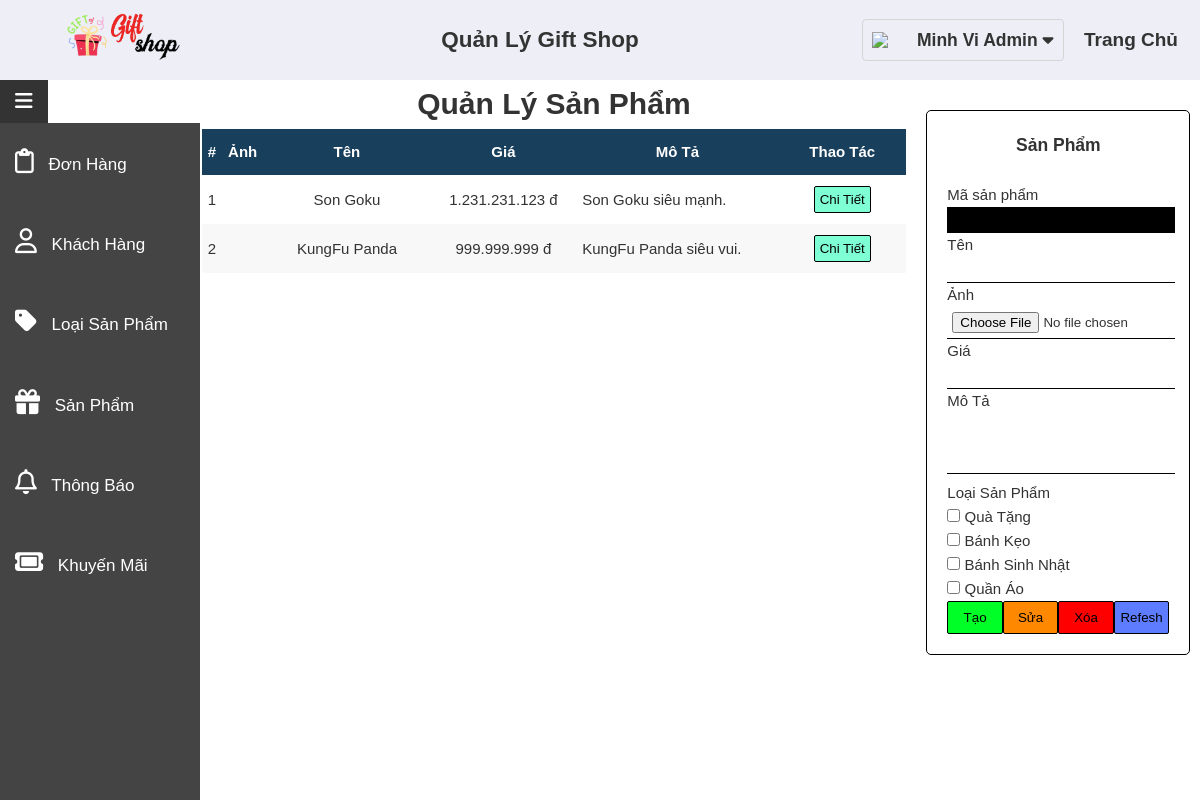
The page /Admin/index.php?ctrl=SanPham (signed in) on the database its author committed.
### tables this page shows
CREATE TABLE `sanpham` (
  `MaSP` varchar(255) NOT NULL,
  `TenSP` varchar(255) NOT NULL,
  `AnhSP` varchar(255) NOT NULL,
  `MoTaSP` varchar(255) NOT NULL,
  `TrangThaiSP` enum('Bình Thường','Vô Hiệu Hóa') NOT NULL DEFAULT 'Bình Thường',
  `GiaSP` bigint(11) NOT NULL
);

CREATE TABLE `loaisanpham` (
  `MaLoaiSP` varchar(255) NOT NULL,
  `TenLoaiSP` varchar(255) NOT NULL,
  `MoTaLoaiSP` varchar(255) NOT NULL,
  `TrangThaiLoaiSP` enum('Bình Thường','Vô Hiệu Hóa') NOT NULL DEFAULT 'Bình Thường'
);

### Lib/Database.php (called while the page is built, shortened)
<?php
class Database {
      private $localhost = "localhost";
      private $username = "root";
      private $password = "";
      private $database = "giftshop";
      private $conn;
      public function __construct()
      {
            $this->conn = $this->connectDB();
      }
      private function connectDB()
      {
            $conn = mysqli_connect($this->localhost, $this->username, $this->password, $this->database);
            return $conn;
      }
      public function select($query)
      {
            $result = mysqli_query($this->conn, $query);
            if ($result) {
                  $data = mysqli_fetch_all($result, MYSQLI_ASSOC);
                  return $data;
            } else {
                  die(mysqli_error($this->conn));
            }
      }
}

### Admin/Model/SanPhamModel.php (called while the page is built, shortened)
<?php
require_once (__DIR__ . "/../../Lib/Database.php");
class SanPhamModel {
      private $db;
      public function __construct() {
            $this->db = new Database();
      }
      public function getAll() {
            $getAllQuery = "SELECT * from `sanpham` WHERE trangthaisp = 'Bình Thường';";
            $result = $this->db->select($getAllQuery);
            if(count($result) > 0){
                  return $result;
            }
            return null;
      }
      public function getAllLoaiSP() {
            $getAllLoaiSPQuery = "SELECT * from `loaisanpham` WHERE trangthailoaisp = 'Bình Thường';";
            $result = $this->db->select($getAllLoaiSPQuery);
            if(count($result) > 0){
                  return $result;
            }
            return null;
      }
}

### Admin/View/SanPhamView.php (the view)
<div id="SanPham-wrapper">
      <div id="danhSachSanPham-container">
            <center><h1>Quản Lý Sản Phẩm</h1></center>
            <center><table id="SanPham-table">
                  <thead>
                  <tr>
                        <th>#</th>
                        <th>Ảnh</th>
                        <th>Tên</th>
                        <th>Giá</th>
                        <th>Mô Tả</th>
                        <th>Thao Tác</th>
                  </tr>
                  </thead>
                  <tbody>
                        <?php
                              if($listSanPham!=null) {
                                    $i = 1;
                                    foreach($listSanPham as $sanPham) {
                                          echo "<tr>";
                                          echo "<td class='SanPham-stt'>$i</td>";
                                          echo "<td class='SanPham-anh'><img src='".$sanPham["AnhSP"]."' alt=''></td>";
                                          echo "<td class='SanPham-ten'>$sanPham[TenSP]</td>";
                                          echo "<td class='SanPham-gia'>".number_format($sanPham['GiaSP'], 0, ',', '.')." đ</td>";
                                          echo "<td class='SanPham-mota'>$sanPham[MoTaSP]</td>";
                                          echo "
                                          <td class='SanPham-thaotac'>
                                                <button class='SanPham-chitiet' onclick='chiTietSP(\"$sanPham[MaSP]\", \"$sanPham[TenSP]\", \"$sanPham[AnhSP]\", \"$sanPham[GiaSP]\",\"$sanPham[MoTaSP]\")'>Chi Tiết</button>
                                          </td>";
                                          echo "</tr>";
                                          $i++;
                                    }
                              }
                        ?>
                  </tbody>
            </table></center>
      </div>
      <form id="thongTinSanPham-container"  enctype='multipart/form-data'>
            <h3>Sản Phẩm</h3>
            <div>
            <center><img src="" alt="" id="addSP-showAnh"></center>
            <div>
                  <label class="addSP-label" for="addSP-ma">Mã sản phẩm</label><br>
                  <input class="addSP-input" type="text" name="addSP-ma" id="addSP-ma" disabled style="pointer-events: none; background-color:black; color:white;">
            </div>
            <div>
                  <label class="addSP-label" for="addSP-ten">Tên</label><br>
                  <input class="addSP-input" type="text" name="addSP-ten" id="addSP-ten">
            </div>
            <div>
                  <label class="addSP-label" for="addSP-anh">Ảnh</label>
                  <input class="addSP-input" type="file" name="addSP-anh" id="addSP-anh" onchange="handleFileSelect('event')">
            </div>
            <div>
                  <label class="addSP-label" for="addSP-gia">Giá</label><br>
                  <input class="addSP-input" type="text" name="addSP-gia" id="addSP-gia">
            </div>
            <div>
                  <label class="addSP-label" for="addSP-mota">Mô Tả</label><br>
                  <textarea class="addSP-input" type="text" name="addSP-mota" id="addSP-mota"></textarea>
            </div>
            <div>
                  <label class="addSP-label" for="addSP-loaiSP">Loại Sản Phẩm</label><br>
                  <ul name="addSP-loaiSP" id="addSP-loaiSP">
                        <?php
                        if(isset($loaiSP))
                              foreach($loaiSP as $loai) {
                                    echo "<li>
                                                <input type='checkbox' id='$loai[MaLoaiSP]' name='loaiSP' value='$loai[MaLoaiSP]'>
                                                <label for='$loai[MaLoaiSP]'>$loai[TenLoaiSP]</label>
                                          </li>";
                              }
                        ?>
                  </ul>
            </div>
            <div id='addSP-thaotac'>
                  <button class='addSP-them' type="button" onclick="addSP()">Tạo</button>
                  <button class='addSP-sua' type="button" onclick="updateSP()">Sửa</button>
                  <button class='addSP-xoa' type="button" onclick="deleteSP()">Xóa</button>
                  <button class='addSP-refesh' type="button" onclick="refeshSP()">Refesh</button>
            </div>
      </div>
      </form>
</div>

### Admin/Css/style.css (style rules this page uses)
* { margin: 0; padding: 0; }
ul { list-style-type: none; }
body { width: 100%; color: #333; font-family: Helvetica,'Courier New', Courier, monospace; font-size: 15px; line-height: 1.6; }
a, h1, h2, h3, h4, h5, h6 { text-align: center; vertical-align: middle; }
textarea { height: 70px; resize: none; }
td { text-align: center; vertical-align: middle; }
th { text-align: center; vertical-align: middle; }

### Admin/Css/SanPham.css (style rules this page uses)
#SanPham-wrapper { width: 100%; height: 100%; display: flex; flex-direction: row; justify-content: space-around; }
#danhSachSanPham-container { width: 70%; }
#thongTinSanPham-container { margin-top: 30px; width: 22%; padding: 20px; border: 1px solid #000; border-radius: 5px; }
#SanPham-table { width: 100%; }
#SanPham-table thead tr { background-color: #183f5c; color: rgb(255, 255, 255); }
#SanPham-table thead th { outline: 1px solid #183f5c ; margin: 0; justify-content: center; padding: 10px 5px 10px 5px; }
#SanPham-table tbody td { padding: 10px 5px 10px 5px; }
#SanPham-table tr:nth-child(even) td { outline: 1px solid #f8f8f8 ; background: #f8f8f8; margin: 0; }
#SanPham-table .SanPham-ten { width: 200px; }
#SanPham-table .SanPham-anh { padding: 0; }
#SanPham-table .SanPham-gia { width: 150px; }
#SanPham-table .SanPham-mota { width: 250px; text-align: left; }
#SanPham-table .SanPham-thaotac { width: 150px; }
#SanPham-table .SanPham-thaotac button { cursor: pointer; border-radius: 2px; padding: 5px; border: 1px solid #000; animation: 0.3s; margin-top: auto; }
#SanPham-table .SanPham-chitiet { background-color: aquamarine; color: #000; }
#thongTinSanPham-container .addSP-input { padding: 5px; width: 98%; border: none; border-bottom: 1px solid #000; }
#addSP-mota { height: 50px; }
#addSP-thaotac { display: flex; justify-content: space-around; }
#addSP-thaotac button { cursor: pointer; border-radius: 2px; padding: 5px; border: 1px solid #000; animation: 0.3s; width: 70px; height: 33px; }
.addSP-them { background-color: rgb(0, 255, 38); color: black; }
.addSP-sua { background-color: rgb(254, 136, 0); color: black; }
.addSP-xoa { background-color: rgb(255, 0, 0); color: black; }
.addSP-refesh { background-color: rgb(94, 124, 255); color: black; }

### rows shown on the page
sanpham: TenSP "Son Goku", GiaSP "1.231.231.123", MoTaSP "Son Goku siêu mạnh."
sanpham: TenSP "KungFu Panda", GiaSP "999.999.999", MoTaSP "KungFu Panda siêu vui."
loaisanpham: TenLoaiSP "Quà Tặng"
loaisanpham: TenLoaiSP "Bánh Kẹo"
loaisanpham: TenLoaiSP "Bánh Sinh Nhật"
loaisanpham: TenLoaiSP "Quần Áo"

### other values the page prints
$_SESSION['GiftShopUser']['HoTen'] "Minh Vi Admin"
